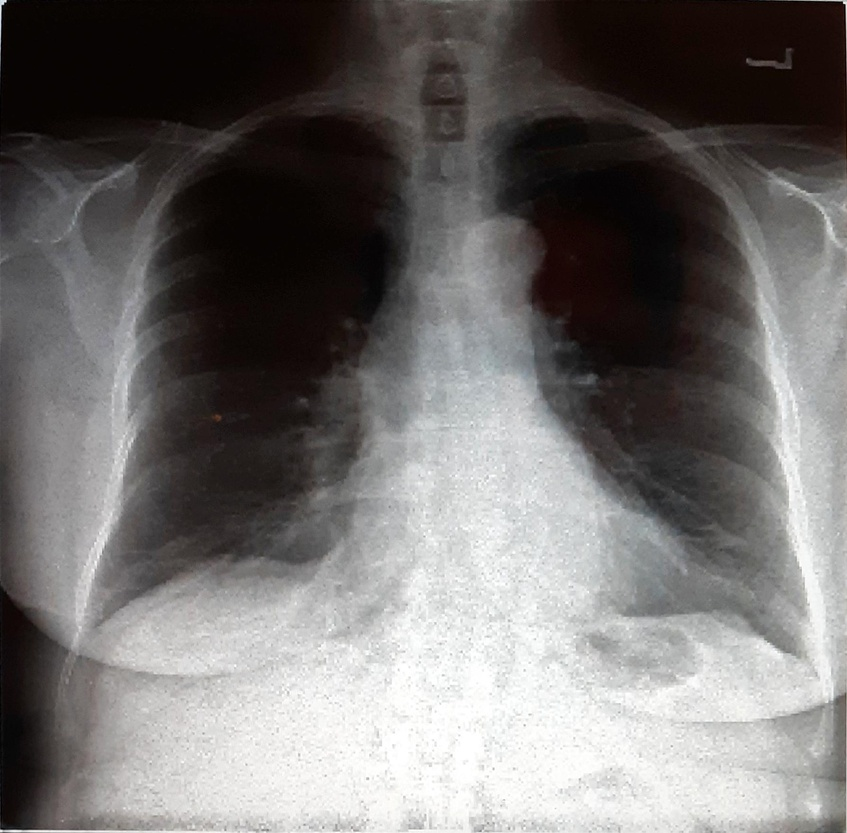
#> input picture images/Patient1.jpg, 847 x 833 px, shrunk from 1787 x 1758 before the run
$ python chan_vese.py images/Patient1.jpg out.png 100
#> lines starting #> are read from the running program, lines starting #| are printed output that depends on the picture; after the words box and inside, x2 and y2 are one past the last pixel; in counts of white or black regions, pixels touching at a corner belong together
import os
import sys
import matplotlib.pyplot as plt
from skimage import io, color, morphology
from skimage.segmentation import chan_vese
import numpy as np
import pydicom

def read_image(path):
#> called with path = 'images/Patient1.jpg'
    ext = os.path.splitext(path)[-1].lower()
    if ext in ['.jpg', '.jpeg', '.png']:
        image = io.imread(path)
#> image is the input picture: shape (833, 847, 3); mean R, G, B 114.4, 111.6, 110.5
        if image.ndim == 3:
            image = color.rgb2gray(image)
#> image: shape (833, 847) float64
    elif ext in ['.dcm', '.dicom']:
        ds = pydicom.dcmread(path)
        image = ds.pixel_array.astype(np.float32)
        image -= image.min()
        image /= image.max()
    else:
        raise ValueError(f"Format non supporté : {ext}")
    return image

# Argument check
if len(sys.argv) < 3:
    print("Usage: python chan_vese.py input_path output_path [threshold]")
    sys.exit(1)

input_path = sys.argv[1]
output_path = sys.argv[2]

if len(sys.argv) == 4:
    try:
        threshold = int(sys.argv[3])
    except ValueError:
        print("Le seuil doit être un entier.")
        sys.exit(1)
else:
    # seuil automatique : Otsu par exemple
    from skimage.filters import threshold_otsu
    image_temp = read_image(input_path)
    threshold = int(threshold_otsu(image_temp * 255))

# Load and normalize
image_gray = read_image(input_path)
image_norm = (image_gray * 255).astype(np.uint8)
initial_mask = image_norm < threshold
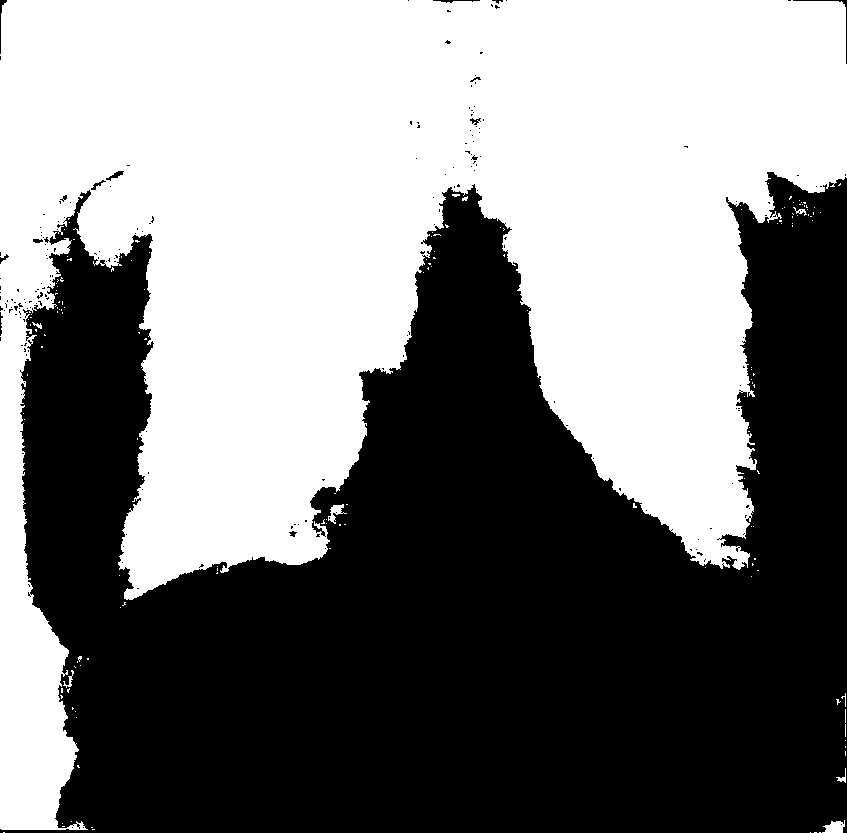
#> initial_mask: shape (833, 847) bool; 50.1% white; 200 black regions (186 under 20 px), largest, box (x1, y1, x2, y2) and area: (0, 172, 847, 833) 350736, (793, 0, 847, 64) 132, (0, 0, 7, 54) 85

# Chan-Vese segmentation
cv_result = chan_vese(image_gray, mu=0.25, lambda1=1, lambda2=1,
                      tol=1e-3, max_num_iter=200, dt=0.5,
                      init_level_set=initial_mask)
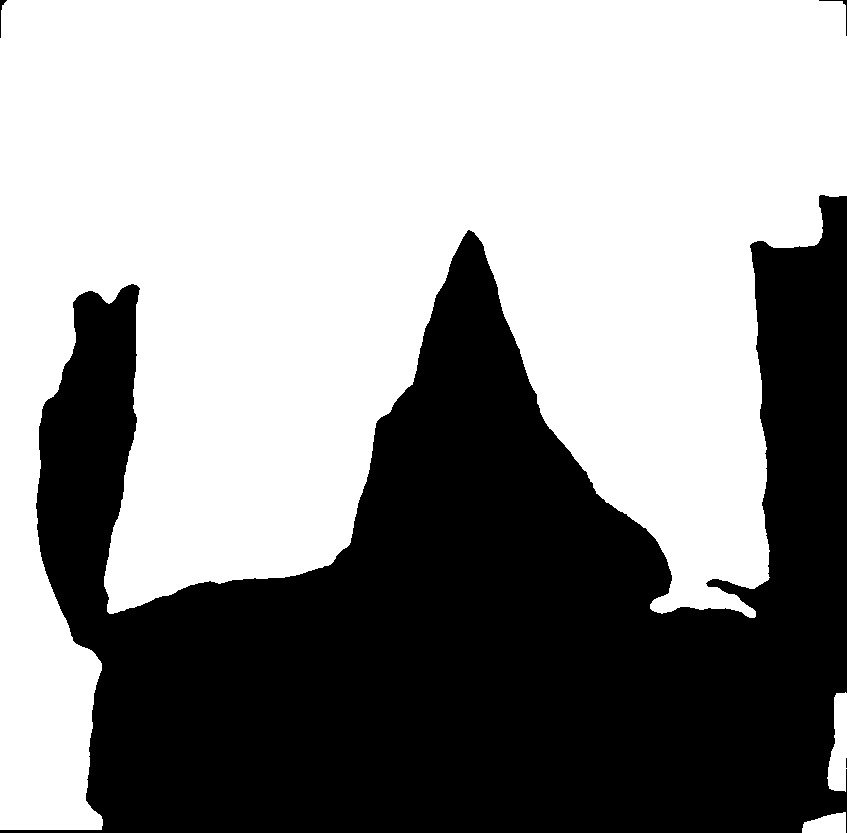
#> cv_result: shape (833, 847) bool; 58.2% white; 4 black regions (1 under 20 px), largest, box (x1, y1, x2, y2) and area: (0, 195, 847, 833) 294767, (819, 0, 847, 36) 73, (0, 0, 7, 38) 64

# Post-traitement
cleaned = morphology.remove_small_objects(cv_result, min_size=500)
cleaned = morphology.binary_closing(cleaned)
#> cleaned: shape (833, 847) bool; 58.2% white; 3 black regions (1 under 20 px), largest, box (x1, y1, x2, y2) and area: (0, 195, 847, 833) 294724, (0, 0, 7, 11) 36

# Final image
segmented = np.zeros_like(image_gray)
segmented[cleaned] = image_gray[cleaned]
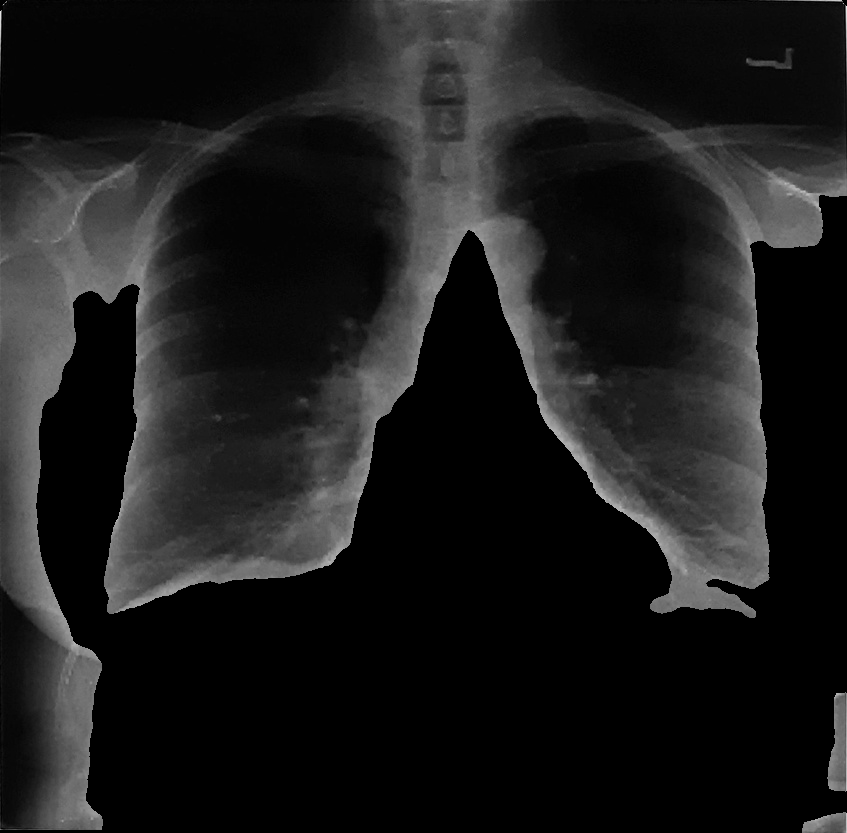
#> segmented: shape (833, 847) float64; min 0, max 0.936, mean 0.109

# Save output
plt.imsave(output_path, segmented, cmap='gray')

# Return threshold for PHP
print(threshold)

$ run again, on images/Patient12.jpg
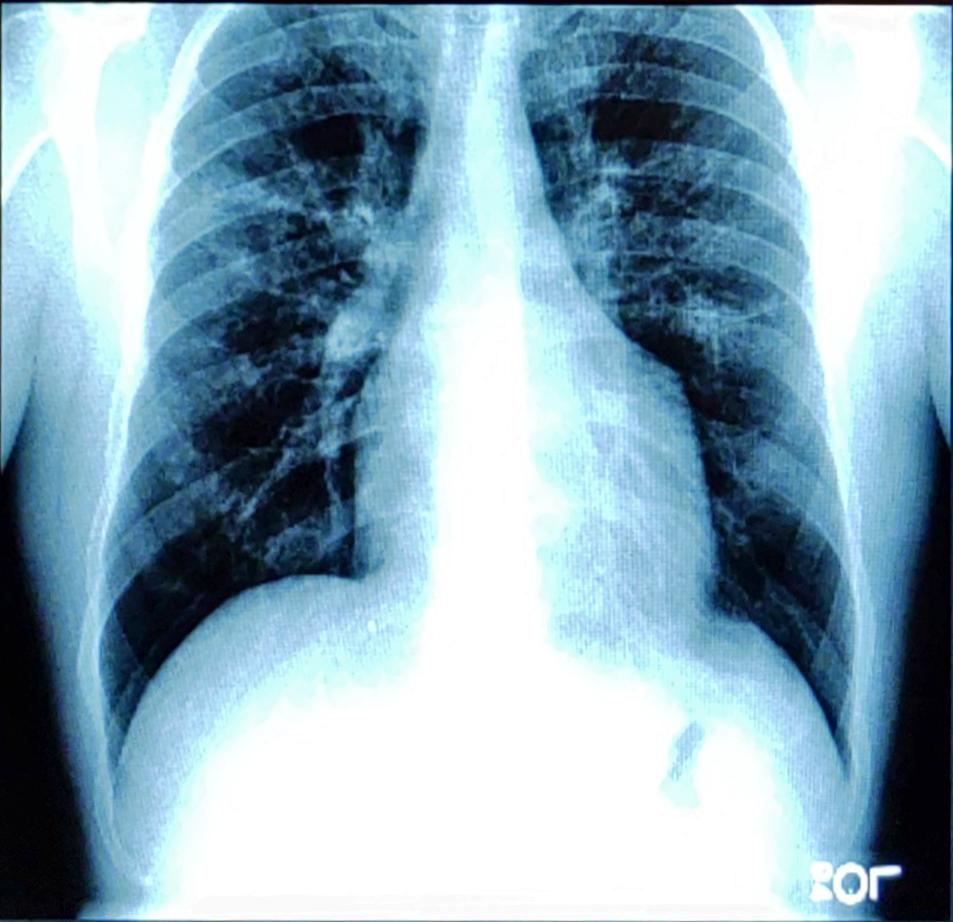
#> input picture images/Patient12.jpg, 953 x 922 px
#> in read_image, image is the input picture: shape (922, 953, 3); mean R, G, B 139.8, 170.4, 185.7
#> image: shape (922, 953) float64
#> `initial_mask = image_norm < threshold`:
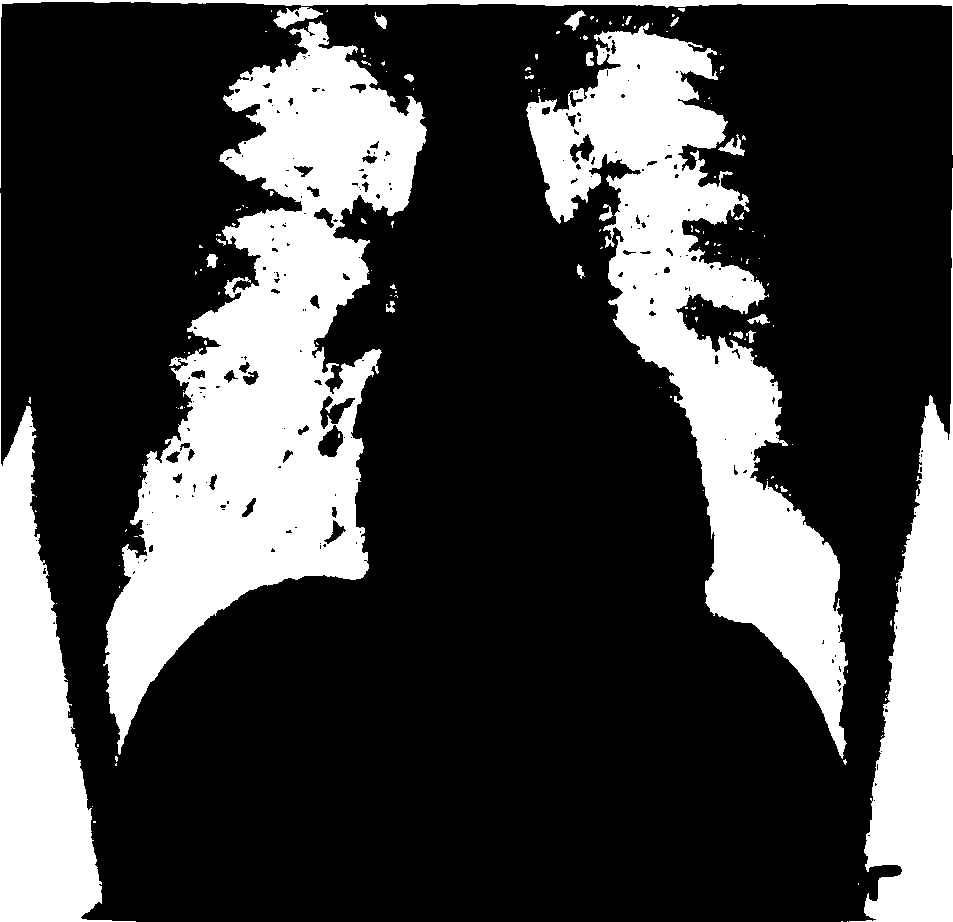
#> initial_mask: shape (922, 953) bool; 26.5% white; 162 white regions (135 under 20 px), largest, box (x1, y1, x2, y2) and area: (103, 21, 427, 755) 93654, (526, 23, 848, 759) 69159, (0, 193, 136, 922) 31889
#> cv_result: shape (922, 953) bool; 41.9% white; 2 white regions, box (x1, y1, x2, y2) and area: (0, 0, 953, 922) 367796, (852, 876, 860, 892) 111
#> `segmented[cleaned] = image_gray[cleaned]`:
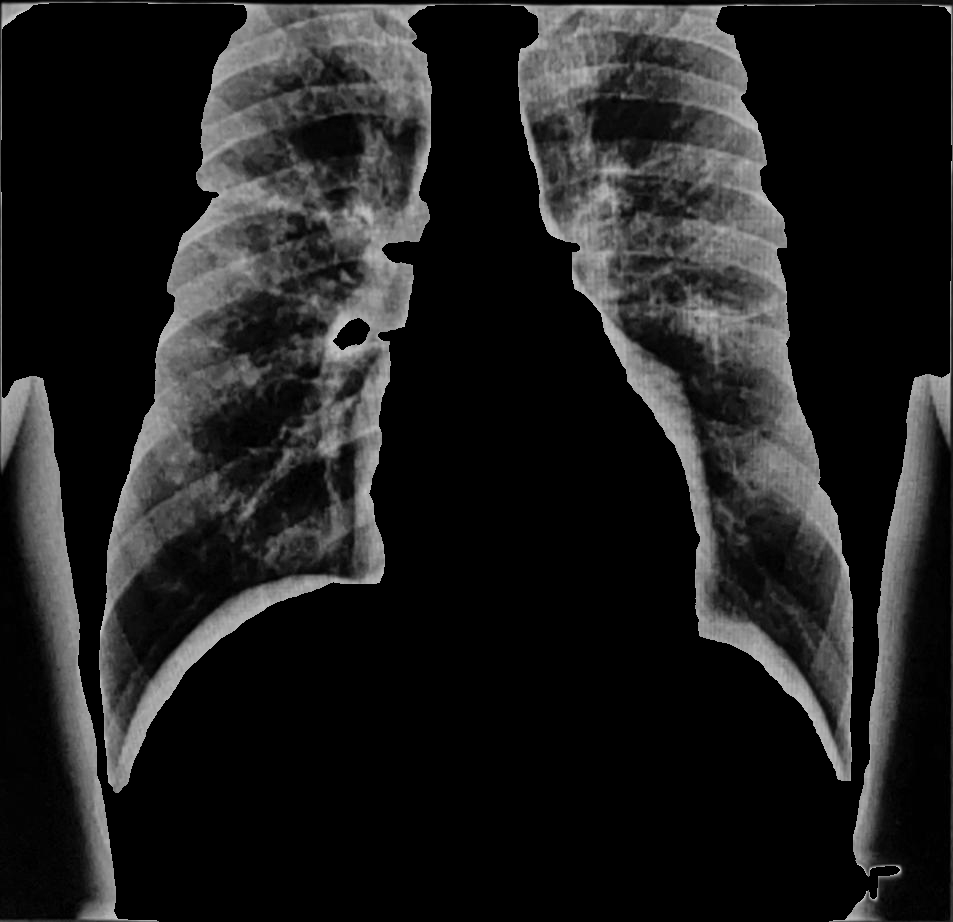
#> segmented: shape (922, 953) float64; min 0, max 0.839, mean 0.124

$ run again, on images/Patient13.jpg
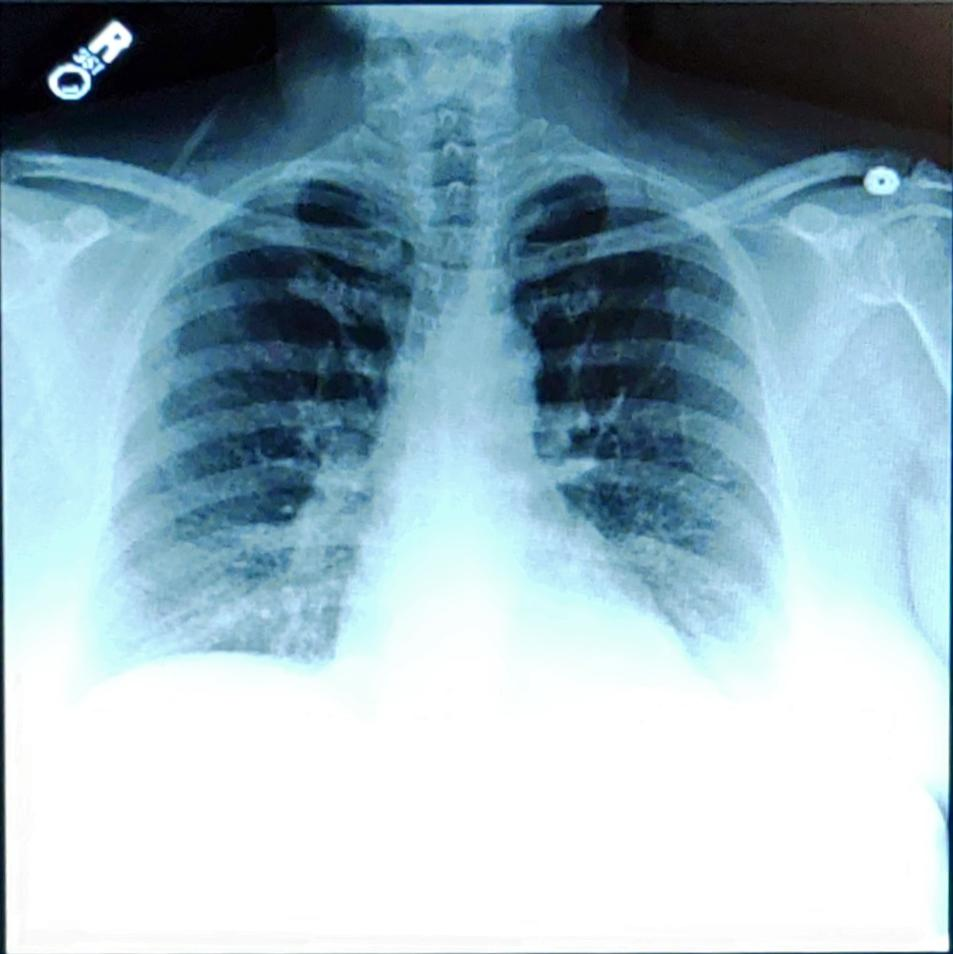
#> input picture images/Patient13.jpg, 953 x 954 px
#> in read_image, image is the input picture: shape (954, 953, 3); mean R, G, B 150.8, 176.8, 188.5
#> image: shape (954, 953) float64
#> `initial_mask = image_norm < threshold`:
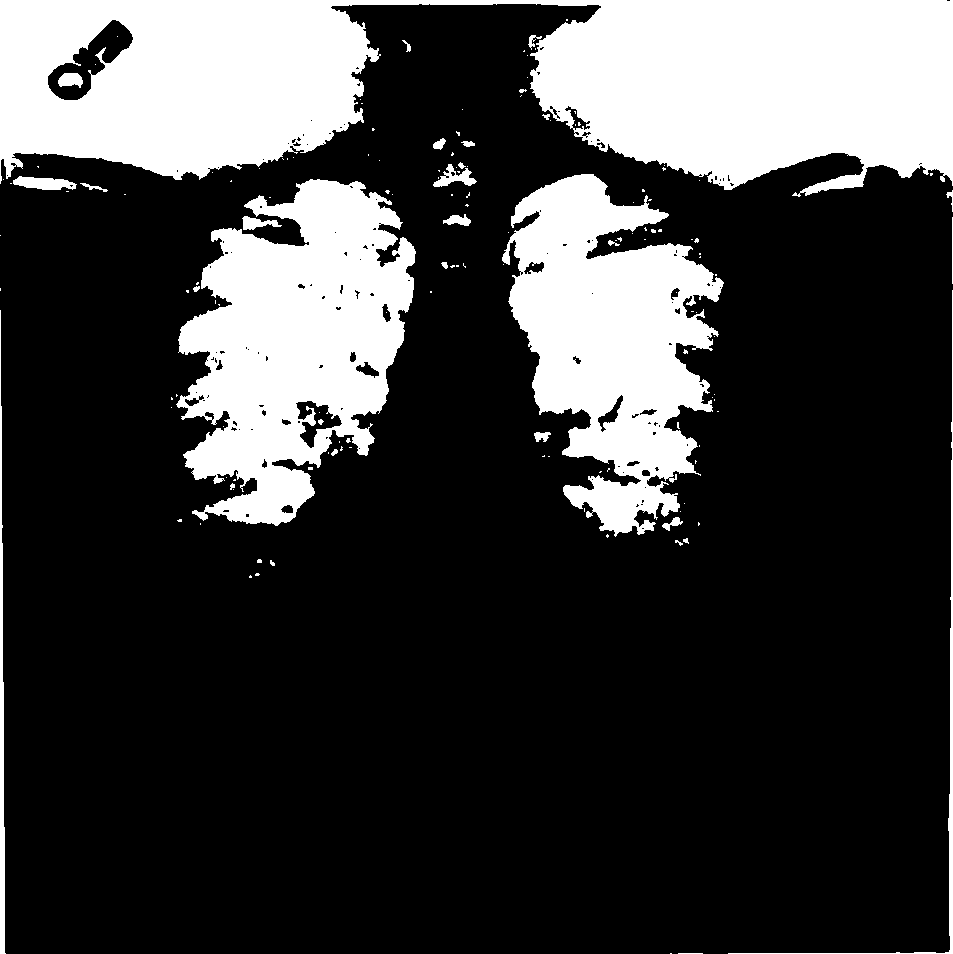
#> initial_mask: shape (954, 953) bool; 24.7% white; 147 white regions (115 under 20 px), largest, box (x1, y1, x2, y2) and area: (0, 0, 953, 197) 121863, (176, 179, 416, 526) 50714, (502, 174, 724, 537) 45080
#> cv_result: shape (954, 953) bool; 38.6% white; 6 white regions, box (x1, y1, x2, y2) and area: (0, 0, 953, 954) 346285, (0, 220, 7, 954) 2794, (732, 226, 770, 257) 787, (58, 72, 84, 89) 379, (350, 492, 371, 507) 224, (337, 547, 347, 550) 29
#> `segmented[cleaned] = image_gray[cleaned]`:
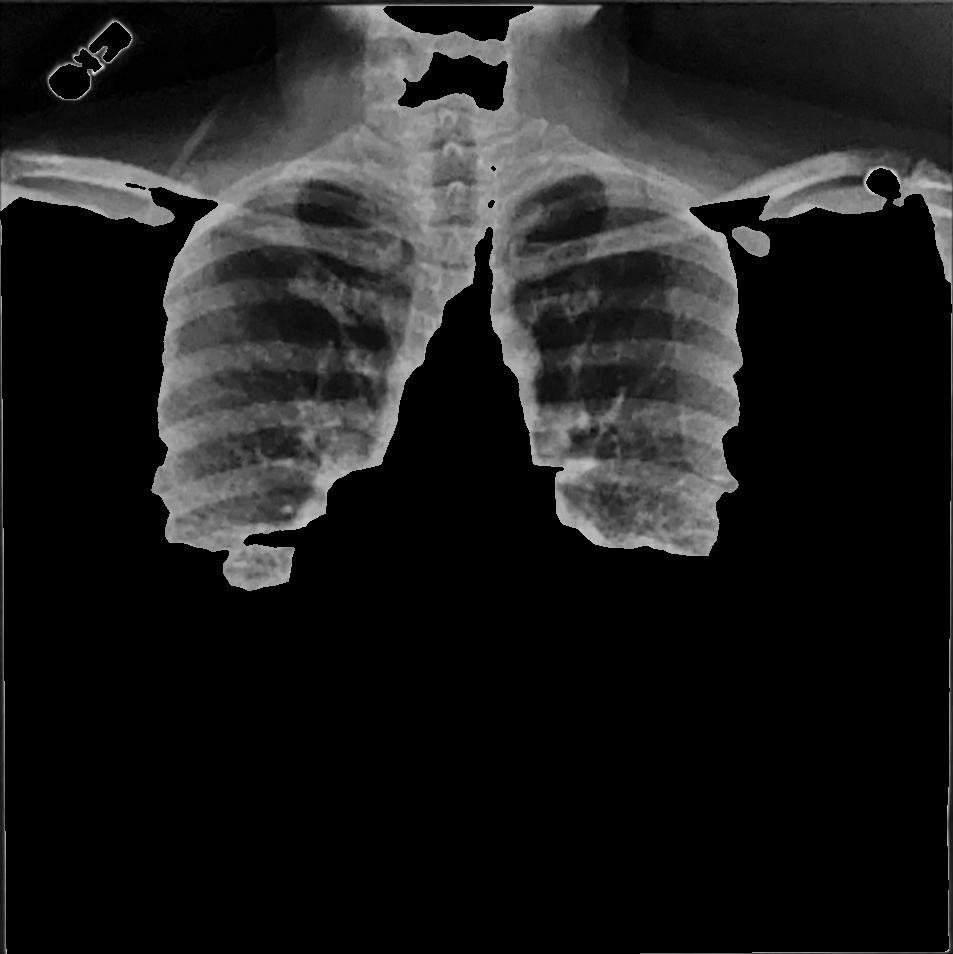
#> segmented: shape (954, 953) float64; min 0, max 0.894, mean 0.117
